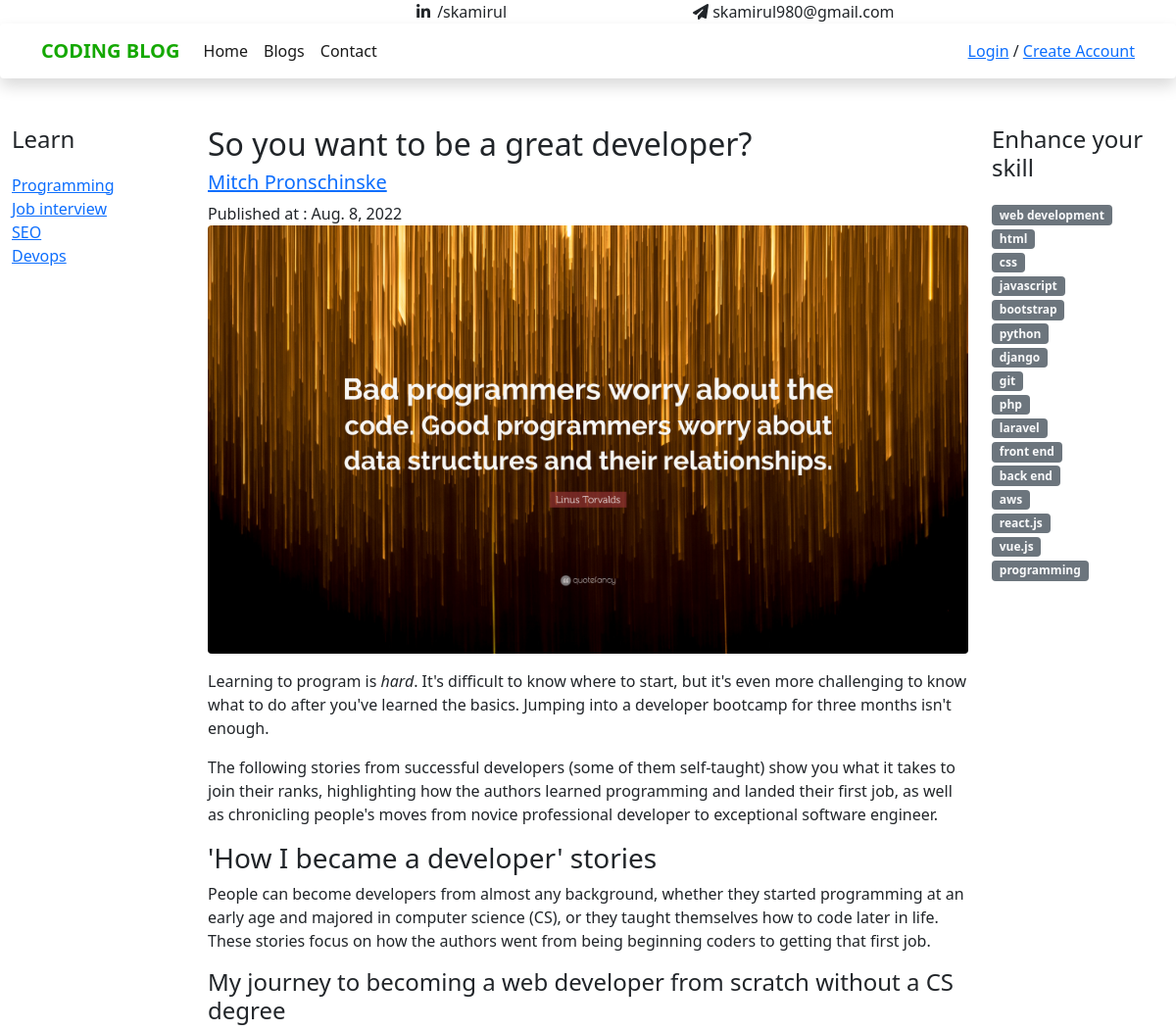
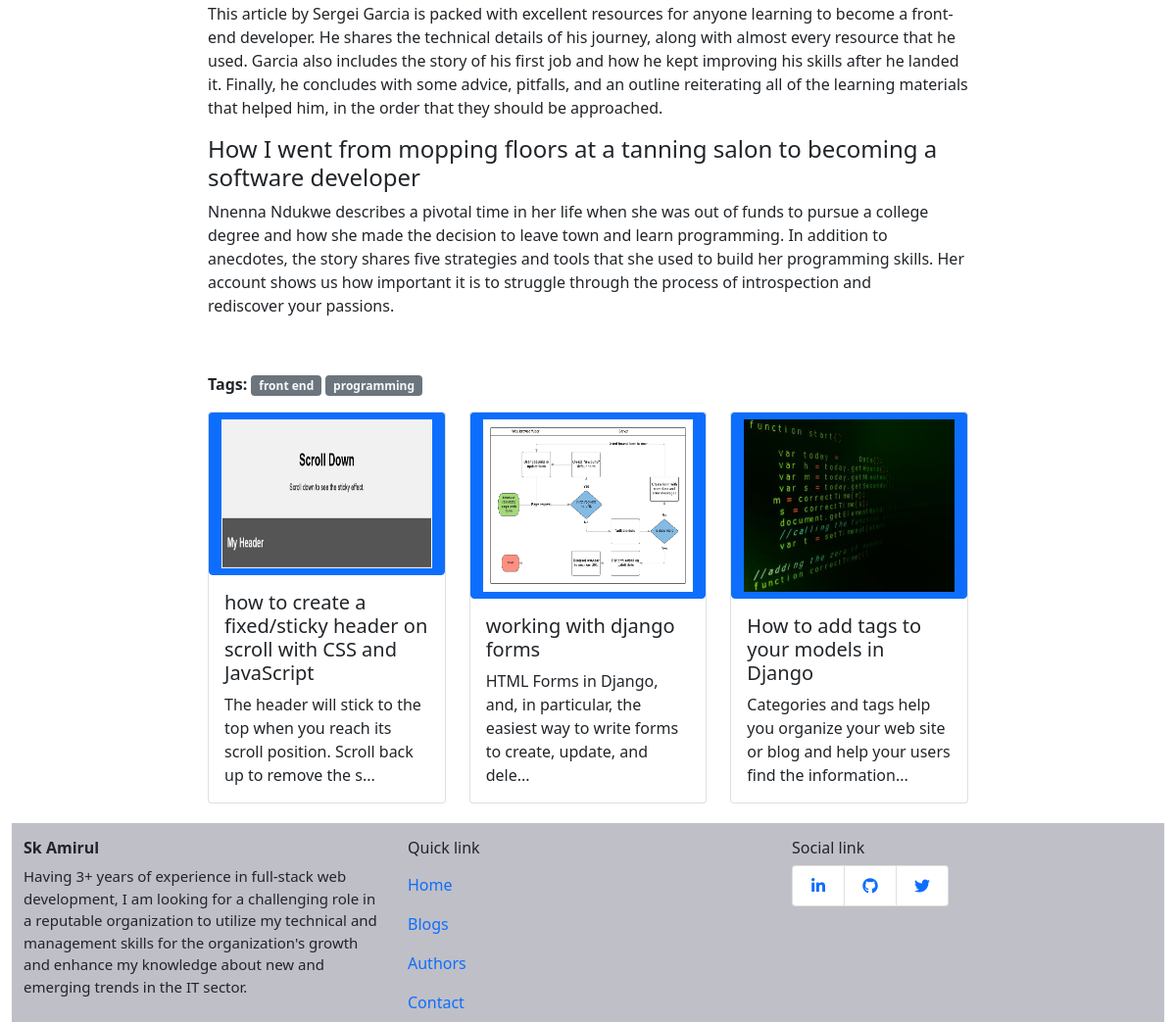
Screenshot of /blog/ with the database file from the repository (2 pictures, top to bottom).
### blog/models.py (models this page shows, shortened)
class Category(models.Model):
    name = models.CharField(max_length=30, help_text='Enter the category name')
    slug = models.SlugField(max_length = 250, null = False, unique=True)
    def get_absolute_url(self):
        return reverse('category-detail', kwargs={'slug':self.slug})

class Blog(models.Model):
    title = models.CharField(max_length = 220, help_text = 'This is the title of blog')
    author = models.ForeignKey('Author', on_delete =models.SET_NULL, null = True)
    content = RichTextUploadingField(config_name='special', help_text='Write the content of this blog')
    tags = TaggableManager( help_text = 'Enter the blog keyword')
    category = models.ForeignKey('Category', on_delete=models.SET_NULL, null=True, help_text = 'Select a category')
    thumbnail_image = models.ImageField(upload_to='blog_pictures',null=True, blank=True)
    slug = models.SlugField(max_length = 250, null = False, unique = True)
    BLOG_STATUS = (
        ('l', 'Live'),
        ('d', 'Draft'),
    )
    status = models.CharField( max_length = 10, choices = BLOG_STATUS, blank = True, default = 'd' )
    published_date = models.DateField(null=True, blank=True)
    short_description = models.CharField(max_length=200, help_text='Enter one or two line about blog')
    """String for representing the Model object."""
    """Returns the URL to access a detail record for this book."""
    def get_absolute_url(self):
        return reverse('blog-detail', kwargs={'slug':self.slug})

class Author(models.Model):
    name = models.CharField(max_length=200, help_text='Enter full name')
    profession = models.CharField(max_length=100)
    bio = models.TextField(max_length=300)
    avater = models.ImageField(default='profile_pictures/default.jpg', upload_to='profile_pictures')
    social_link = models.CharField(max_length=200)
    slug = models.SlugField(max_length = 250, null = False, unique = True)
    date_of_birth = models.DateField(null=True, blank=True)
    def __str__(self):
        return self.name
    def get_absolute_url(self):
        return reverse('author-detail', kwargs={'slug':self.slug})

### blog/views.py (the view)
# urls.py: path('', views.index, name = 'index'),
def index(request):
	category = Category.objects.all()
	tags = Tag.objects.all()
	blog = get_object_or_404(Blog, id=4)
	blogs = Blog.objects.all().order_by('published_date').exclude(id=4)[:3]
	return render(request,'index.html', {'blogs' : blogs,'categorise' : category,'tags': tags,'index_blog':blog,})

### templates/index.html (shortened to what this page needs)
{% extends "base_template.html" %}
 {% block l_sidebar %}
<h4>Learn </h4>
<ul class="sidebar-nav">
  {% for catagory in categorise %}
  <li><a href="{{  catagory.get_absolute_url }}">{{catagory.name}} </a></li>
  {% endfor %}
</ul>
{% endblock %}
{% block content %}
<h2>{{ index_blog.title }}</h2>
<a href="{{ index_blog.author.get_absolute_url }}"><h5>{{ index_blog.author }}</h5></a>
<h>Published at : {{ index_blog.published_date }}</h5>
<div class="content">{{ index_blog.content | safe }}</div>
<p>
   <strong>Tags:</strong>
   {% for tag in index_blog.tags.all %}
       <a href="{% url 'tagged' tag.slug %}" class="link-light text-decoration-none badge bg-secondary">
           {{tag.name}}
       </a>
   {% endfor %}
</p>
  <div class="row" id="blogitem">
    {% for blog in blogs %}
      {% include 'blog/blog_card.html' %}
    {% endfor %}
  </div>
{% endblock %}
{% block r_sidebar %}
<h4>Enhance your skill</h4>
<ul class="sidebar-nav">
  {% for tag in tags %}
  <li><a href="{% url 'tagged' tag.slug %}" class="link-light text-decoration-none badge bg-secondary">
    {{tag.name}}
</a></li>
  {% endfor %}
</ul>
{% endblock %}

### templates/base_template.html (shortened to what this page needs)
<!DOCTYPE html>
<html lang="en">
<head>
  <link href="https://cdn.jsdelivr.net/npm/bootstrap@5.1.3/dist/css/bootstrap.min.css" rel="stylesheet">
  <link rel="stylesheet"
  href="//cdnjs.cloudflare.com/ajax/libs/highlight.js/10.0.3/styles/default.min.css">
  {% load static %}
  {% load socialaccount %}
  <link rel="stylesheet" href="{% static 'css/styles.css' %}?ver=0.7">
</head>
<body>
  <div class="container">
    <div class="row">
      <div class="col-md-4">
      </div>
      <div class="col-md-3">
        <i class="fa fa-linkedin fa-fw"></i> /skamirul
      </div>
      <div class="col-md-3">
        <i class="fas fa-paper-plane social-icon"></i> skamirul980@gmail.com
      </div>
    </div>
  </div>
  <nav class="navbar navbar-expand-lg navbar-light sticky-top shadow mb-5 bg-body rounded">
    <div class="container">
      <a class="navbar-brand ft-color" href="#" style="color:#14a800;font-weight: bold;">CODING BLOG</a>
      <div class="collapse navbar-collapse justify-content-center" id="navbarSupportedContent">
        <ul class="navbar-nav me-auto mb-2 mb-lg-0 ft-color">
          <li class="nav-item">
            <a class="nav-link active" aria-current="page" href="{% url 'index' %}">Home</a>
          </li>
          <li class="nav-item ft-color">
            <a class="nav-link active" href="{% url 'blogs' %}" >Blogs</a>
          </li>
          <li class="nav-item ft-color">
            <a class="nav-link active" href="https://www.linkedin.com/in/skamirul/" target="blank">Contact</a>
          </li>
        </ul>
      </div>
      <ul class="list-group list-group-flush"  >
        <li class=" list-group-item dropdown" style = "padding: 0rem; ">
        {% if user.is_authenticated %}
        <a class="nav-link dropdown-toggle" style = "padding: 0rem; " href="#" id="navbarDropdown" role="button" data-bs-toggle="dropdown" aria-expanded="false">
          {{ user.get_username }}  <img src="{{user.profile.image.url}}" class="rounded-circle" style="height: 40px;width:40px" alt="profile_picture">
        </a>
        <ul class="dropdown-menu" aria-labelledby="navbarDropdown">
          <li><a class="dropdown-item" href="{% url 'profile' user.id %}?next={{request.path}}">edit your profile</a></li>
          <li><a class="dropdown-item" href="{% url 'logout'%}?next={{request.path}}">Logout</a></li>
          <li><hr class="dropdown-divider"></li>
          <li><a class="dropdown-item" href="#">Something else here</a></li>
        </ul>
        {% else %}
          <a class="" href="{% url 'login'%}?next={{request.path}}">Login</a> /
          <a class="" href="{% url 'register'%}?next={{request.path}}">Create Account</a>
        {% endif %}
      </li>
      </ul>
    </div>
  </nav>
  <div class="container-fluid">
    <div class="row test">
      <div class="col-sm-2 ">
      {% block l_sidebar %}
     {% endblock %}
      </div>
      <div class="col-sm-8">{% block content %}{% endblock %}</div>
      <div class="col-sm-2 ">
        {% block r_sidebar %}
        {% endblock %}
    </div>
    </div>
    <footer>
      <div class="container-fluid" style="background-color: #bfbfc7">
        <div class="row ">
          <div class="col-md-4 mt-3">
            <h6><strong>Sk Amirul</strong></h6>
             <p style="font-size:15px">
              Having 3+ years of experience in full-stack web development,
               I am looking for a challenging role in a reputable organization
                to utilize my technical and management skills for the organization's
                growth and enhance my knowledge about new and emerging trends in the IT sector.
             </p>
          </div>
          <div class="col-md-4 mt-3">
            <h6>Quick link</h6>
            <ul class="navbar-nav me-auto mb-2 mb-lg-0 ft-color">
              <li class="nav-item"><a class="nav-link active" aria-current="page" href="{% url 'index' %}">Home</a></li>
              <li class="nav-item"><a class="nav-link active" href="{% url 'blogs' %}" >Blogs</a></li>
              <li class="nav-item"><a class="nav-link active" href="{% url 'authors' %}" >Authors</a></li>
              <li class="nav-item"><a class="nav-link active" href="https://www.linkedin.com/in/skamirul/" target="blank">Contact</a>
              </li>
            </ul>
          </div>
          <div class="col-md-4 mt-3">
            <h6>Social link</h6>
            <ul class="list-group list-group-horizontal">
              <li class="list-group-item"><a href="https://www.linkedin.com/in/skamirul/" target="blank">
                <i class="fa fa-linkedin fa-fw">
                </a></i>
              <li class="list-group-item"><a href="https://github.com/jambotrn" target="blank">
                <i class="fa fa-github fa-fw"></i>
              </a></li>
              <li class="list-group-item">
                <a href="https://twitter.com/skamir33758412" target="blank">
                <i class="fa fa-twitter fa-fw"></i>
              </a></li>
            </ul>
          </div>
    </footer>
</body>
</html>

### templates/blog/blog_card.html
<div class="col-md-4 none-style-anchar">
    <a href="{{blog.get_absolute_url }}">
  <div class="card post-card-height">
    <img class="card-img-top btn btn-primary" src="{% if blog.thumbnail_image %}{{ blog.thumbnail_image.url}} {% endif %}" alt="Card image">
    <div class="card-body">
      <h5 class="card-title">{{blog.title}}</h5>
      <p class="card-text">{{ blog.short_description| slice:":100" }}...</p>
    </div>
  </div>
  </a>
</div>

### static/css/styles.css (style rules this page uses)
.sidebar-nav { margin-top: 20px; padding: 0; list-style: none; }
.content img { max-width: 100% !important; height: auto !important; border-radius: .25rem!important; }
.post-card-height { height: 400px; margin-bottom: 20px; }
.none-style-anchar a { color: #212529; }
.none-style-anchar a:link, a:visited { text-decoration: none; display: inline-block; }
.card-img-top { width: 100%; height: 200px; }

### rows the page displays
Category: name "Programming"
Category: name "Job interview"
Category: name "SEO"
Category: name "Devops"
Blog: title "So you want to be a great developer?", author "Mitch Pronschinske", published_date "Aug. 8, 2022", content (picture), content "Learning to program is hard . It's difficult to know where to start, but it's even more challenging to know what to do after you've learned the basics. Jumping into a developer bootcamp for three months isn't enough. The following stories from successful developers (some of them self-taught) show you what it takes to join their ranks, highlighting how the authors learned programming and landed their first job, as well as chronicling people's moves from novice professional developer to exceptional software engineer. 'How I became a developer' stories People can become developers from almost any background, whether they started programming at an early age and majored in computer science (CS),…"
Tag: name "front end"
Tag: name "programming"
Blog: thumbnail_image (picture), title "how to create a fixed/sticky header on scroll with CSS and JavaScript", short_description "The header will stick to the top when you reach its scroll position. Scroll back up to remove the s"
Blog: thumbnail_image (picture), title "working with django forms", short_description "HTML Forms in Django, and, in particular, the easiest way to write forms to create, update, and dele"
Blog: thumbnail_image (picture), title "How to add tags to your models in Django", short_description "Categories and tags help you organize your web site or blog and help your users find the information"
Tag: name "web development"
Tag: name "html"
Tag: name "css"
Tag: name "javascript"
Tag: name "bootstrap"
Tag: name "python"
Tag: name "django"
Tag: name "git"
Tag: name "php"
Tag: name "laravel"
Tag: name "back end"
Tag: name "aws"
Tag: name "react.js"
Tag: name "vue.js"
